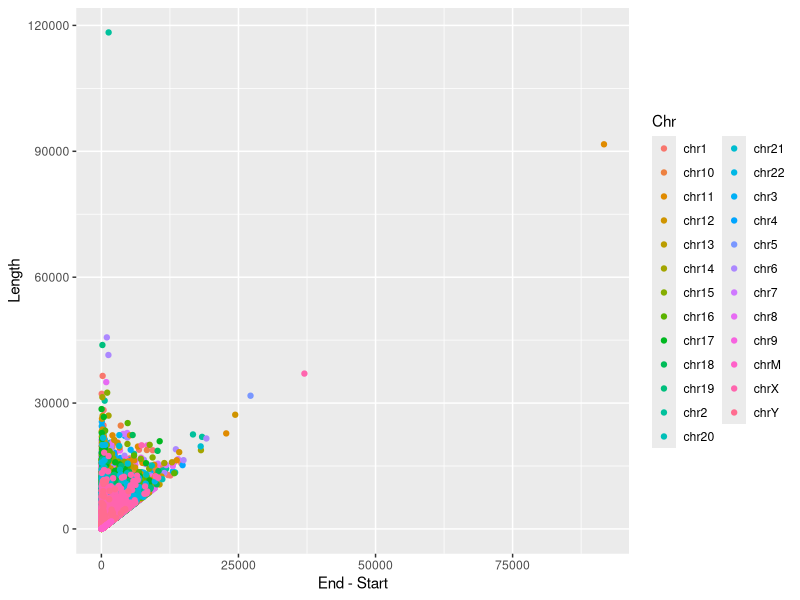
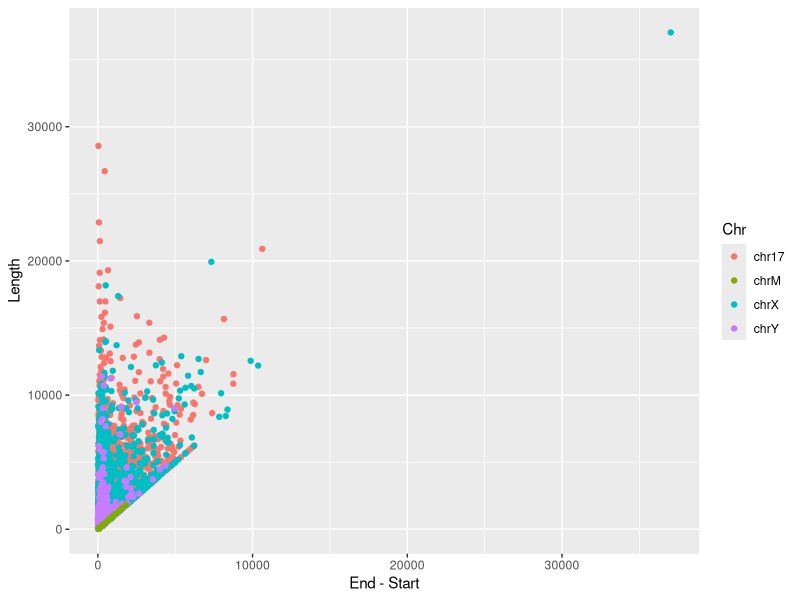
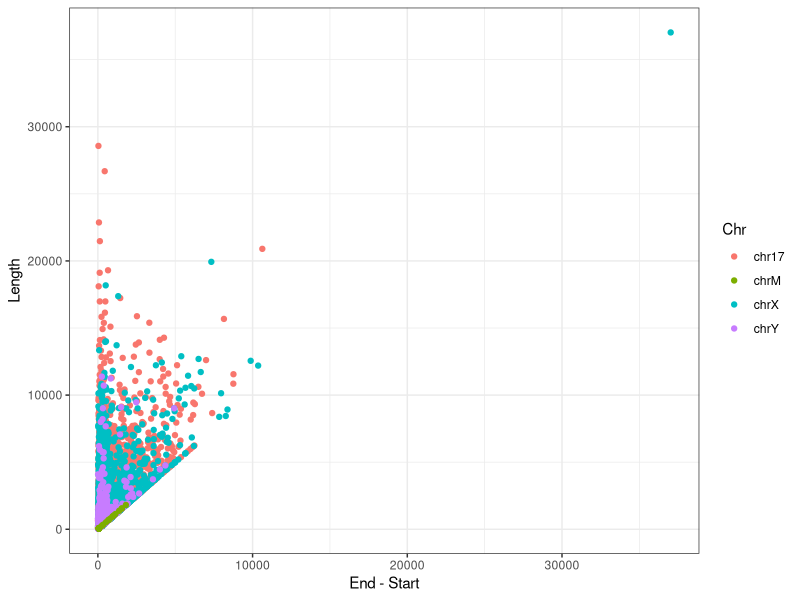
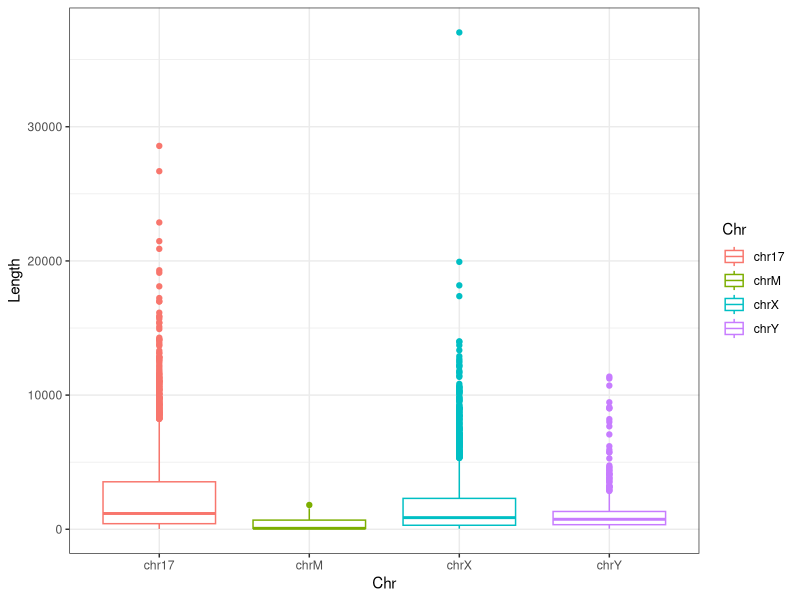
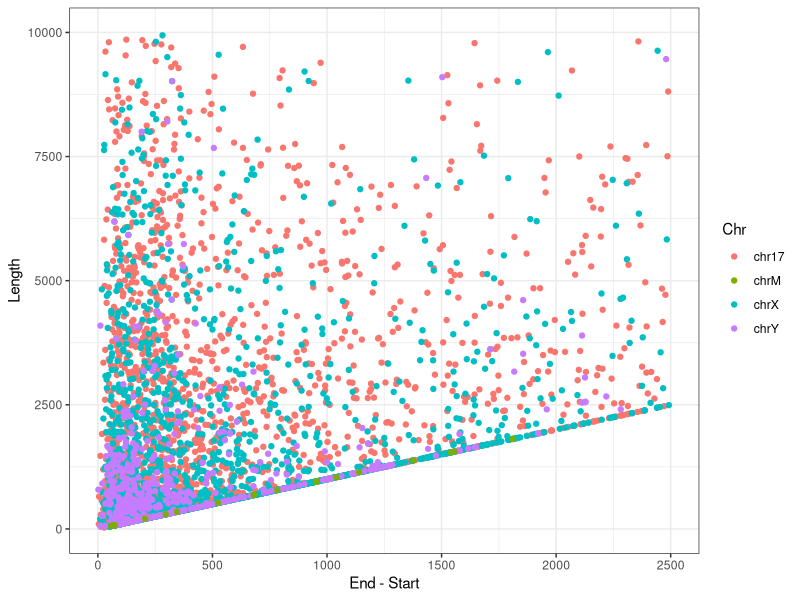
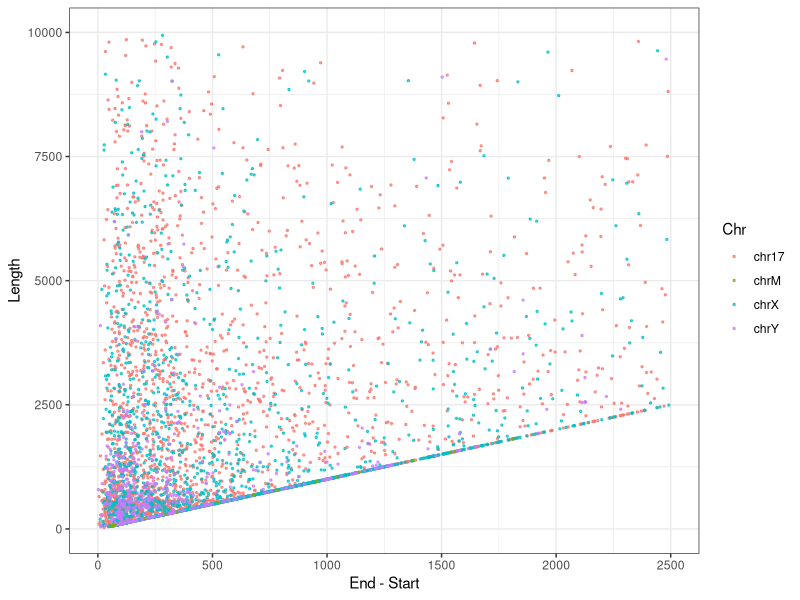
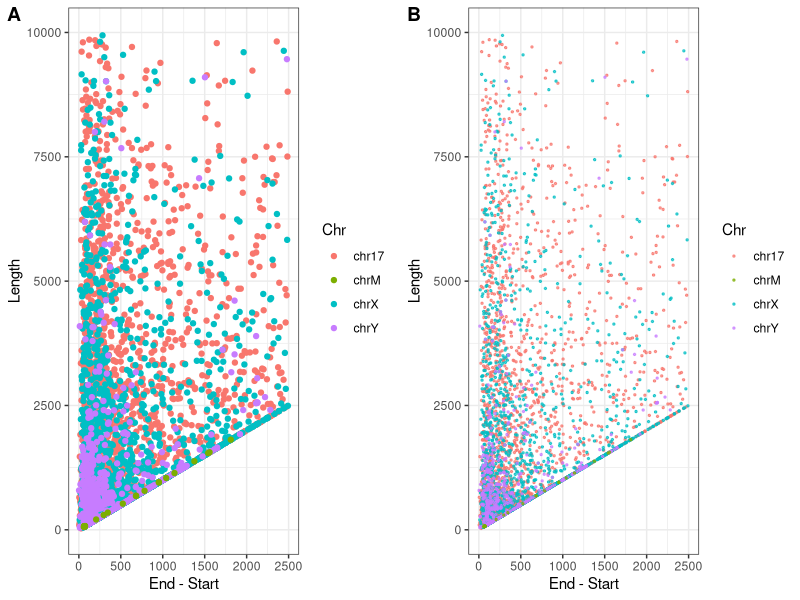
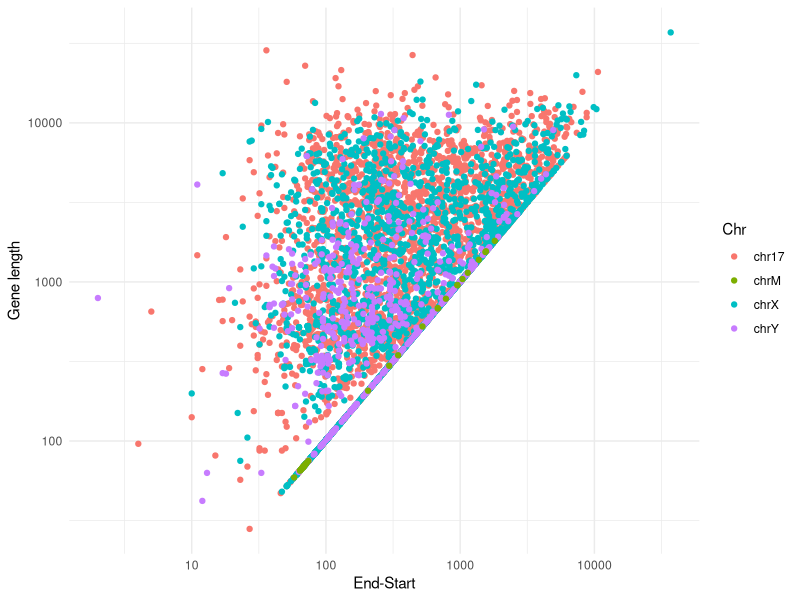

Reproduce these figures in R, in order.
## DataViz 2.0 Workshop
## Part 2

library(tidyverse)
library(ggpubr); library(ggrepel)

## Data Import
gene_loc <- read.table("GSE69360.gene-locations.txt",
                       header = T)

## Plotting
scatter <- ggplot(gene_loc, aes(x=End-Start, y=Length, group=Chr, color=Chr)) +
  geom_point()
scatter

### It is hard to visualize the entire data.
### Let's pretend we are only interested in a small set of chromosomes.
### Let's subset the data and add a few variables!

target <- c("chrX", "chrY", "chrM", "chr17")
gene_loc2 <- filter(gene_loc, Chr %in% target)

log_EndStart <- log10(gene_loc2$End-gene_loc2$Start)
log_length <- log10(gene_loc2$Length)
gene_loc2$log_length <- log_length
gene_loc2$log_EndStart <- log_EndStart
head(gene_loc2)

## Now let's check the new scatter plot... mmm still not the best
scatter <- ggplot(gene_loc2, aes(x = End-Start, y = Length, group=Chr, color=Chr)) +
  geom_point()
scatter

## the gray background is annoying... remove it!
scatter <- ggplot(gene_loc2, aes(x = End-Start, y = Length, group=Chr, color=Chr)) +
  geom_point() +
  theme_bw()
scatter

### recap, try a different geometry .. by yourself!
box1 <- ggplot(gene_loc2, aes(x = Chr, y = Length, group=Chr, color=Chr)) +
  geom_boxplot() +
  theme_bw()
box1

## adjust the axes
scatter <- ggplot(gene_loc2 ,aes(x = End-Start, y = Length, group=Chr, color=Chr)) +
  geom_point() +
  theme_bw() +
  xlim(0, 2500)+ ylim(0, 10000)
scatter

### where are the green dots?
scatter3 <- ggplot(gene_loc2 ,aes(x = End-Start, y = Length, group=Chr, color=Chr)) +
  geom_point(alpha = 0.7, size =0.5) +
  theme_bw() +
  xlim(0, 2500)+ ylim(0, 10000)
scatter3

## Did it change? compare the plots side-by-side
ggarrange(scatter, scatter3,
          labels = c("A", "B"),
          ncol = 2, nrow = 1)

## transformed the axes.. Thats better.. isn't it?
trans_scatter <- scatter +
  scale_x_log10("End-Start") +
  scale_y_log10("Gene length") +
  theme_minimal()
trans_scatter

## You want to add the regression lines.. So, lets do a multiple regression
scatter1 <- ggplot(gene_loc2, aes(x = log_EndStart, y = log_length, color=Chr)) +
  geom_point() +
  theme_bw() +
  geom_smooth(method=lm,  se=FALSE)
scatter1

## We can't see the lines clearly. Can you think of a solution?
scatter2 <- ggplot(gene_loc2, aes(x = log_EndStart, y = log_length, color=Chr)) +
  geom_point(size =1, alpha = 0.2) +
  geom_smooth(method=lm, se=FALSE) +
  theme_bw()
scatter2

##Can you put them together in the same graph to compare?
ggarrange(scatter1, scatter2,
          labels = c("A", "B"),
          ncol = 2, nrow = 1)

## Now, lets add some numerical values to the graph. Like R^2
scatter <- ggplot(gene_loc2, aes(x = log_EndStart, y = log_length, color = Chr))+
  geom_point() +
  theme_bw() +
  geom_smooth(method = lm, se = FALSE)+
  ggpubr::stat_cor()
scatter

## Now, lets add some numerical values to the graph. Linear equation
scatter <- ggplot(gene_loc2, aes(x = log_EndStart, y = log_length, color = Chr))+
  geom_point() +
  geom_smooth(method = lm, se = FALSE)+
  ggpubr::stat_regline_equation()
scatter

## Your boss wants to see the lines in different plots!
## multiple regression with equation and r2 different plots
ml_scatter <- ggscatter(gene_loc2, x="log_EndStart", y="log_length",
                        color = "Chr", palette = "jco",
                        add = "reg.line", add.params = list(color = "black")) +
  facet_wrap(~Chr) +
  stat_cor(label.y = 4.4) +
  stat_regline_equation(label.y = 4.2)
ml_scatter

## labeling a point in a scatterplot..
scatter <- ggplot(gene_loc2 ,aes(x = End-Start, y = Length, group=Chr, color=Chr)) +
  geom_point()
scatter

## that gene in the corner looks interesting!! What gene is it?
scatter <- ggplot(gene_loc2, aes(x = End-Start, y = Length, group=Chr, color=Chr)) +
  geom_point()+
  geom_text(label=gene_loc2$Geneid, size = 2, color="black")
scatter

## second example!! Laballing point and adding confidence interval to a regresion.
a <- gene_loc %>%
  group_by(Chr) %>%
  summarize(meanLength = mean(Length), numGenes = n())
head(a)

scatter2 <- ggplot(a, aes(x = numGenes, y = meanLength)) +
  geom_point()+
  theme_bw()
scatter2

## which chromosome is represented by which point?
scatter2 <- ggplot(a, aes(x = numGenes, y = meanLength)) +
  geom_point()+
  theme_bw()+
  geom_text(label=a$Chr, size = 2, color="black")
scatter2

## geom_text_repel is a better function!
scatter2 <- ggplot(a, aes(x = numGenes, y = meanLength)) +
  geom_point()+
  theme_bw()+
  geom_text_repel(aes(label = Chr), color="red", segment.color="blue")
scatter2

## add confidence interval
scatter2 <- ggplot(a, aes(x = numGenes, y = meanLength)) +
  geom_point()+
  theme_bw()+
  geom_text_repel(aes(label = Chr), color="red", segment.color="blue")+
  geom_smooth(method = loess, color = "lightblue", alpha = 0.1)
scatter2
